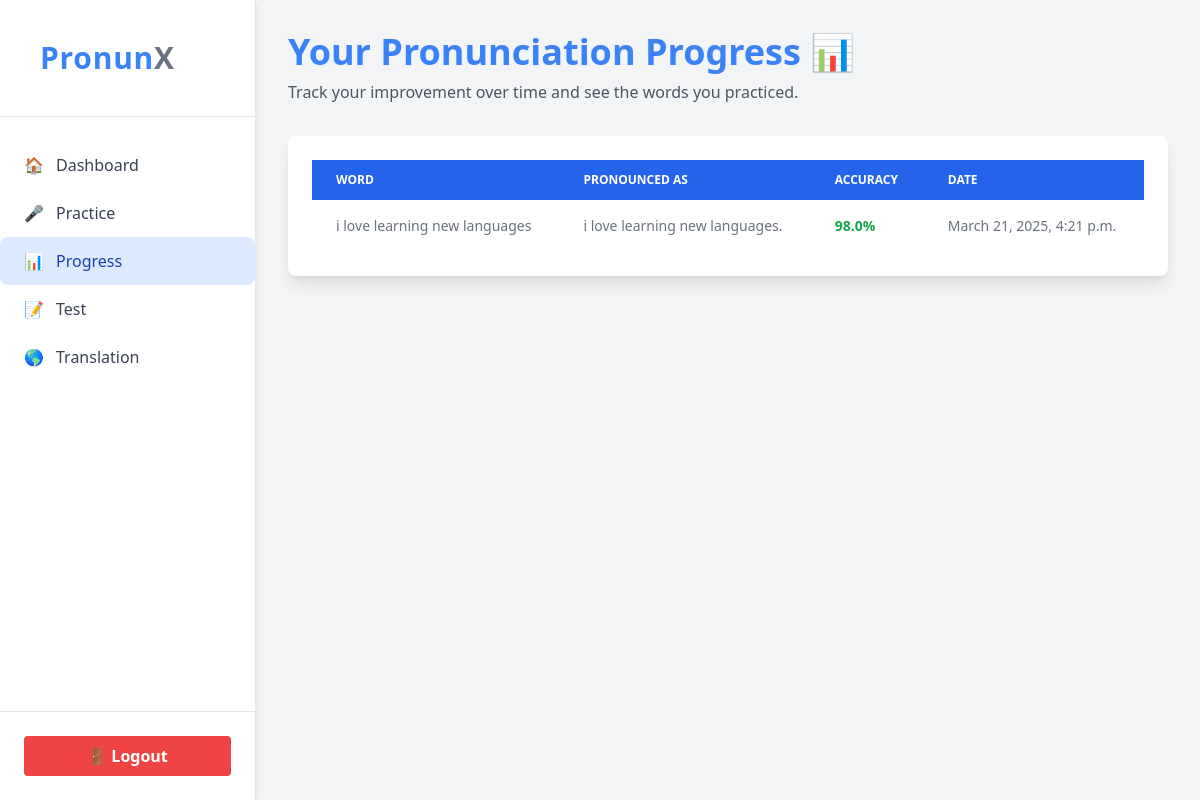
The app's page /progress/ (signed in) with its own data.
### pronunciation/models.py (models this page shows)
class PronunciationRecord(models.Model):
    user = models.ForeignKey(User, on_delete=models.CASCADE)  # Reference the custom User model
    word = models.CharField(max_length=100)
    spoken_word = models.CharField(max_length=100)
    accuracy = models.FloatField(default=100.0)
    timestamp = models.DateTimeField(auto_now_add=True)

### pronunciation/views.py (the view)
# urls.py: path("progress/", views.view_progress, name="progress"),
@login_required
def view_progress(request):
    records = PronunciationRecord.objects.filter(user=request.user).order_by('-timestamp')[:10]
    return render(request, "progress.html", {"records": records})

### templates/progress.html (shortened to what this page needs)
<!DOCTYPE html>
<html lang="en">
<head>
    <script src="https://cdn.tailwindcss.com"></script>
</head>
<body class="bg-gray-100 text-gray-900 font-sans antialiased">
    <div class="min-h-screen flex">
        <aside class="w-64 bg-white shadow-md border-r border-gray-200 flex flex-col">
            <div class="p-10 border-b">
                <h1 class="text-3xl font-bold text-blue-500 tracking-wide">Pronun<span class="text-gray-500">X</span></h1>
            </div>
            <nav class="mt-6 flex-1">
                <a href="/dashboard/" class="flex items-center px-6 py-3 text-gray-700 hover:bg-blue-100 hover:text-blue-800 transition rounded-lg">
                    🏠 <span class="ml-3">Dashboard</span>
                </a>
                <a href="/check_pronunciation/" class="flex items-center px-6 py-3 text-gray-700 hover:bg-blue-100 hover:text-blue-800 transition rounded-lg">
                    🎤 <span class="ml-3">Practice</span>
                </a>
                <a href="/progress/" class="flex items-center px-6 py-3 bg-blue-100 text-blue-800 rounded-lg">
                    📊 <span class="ml-3">Progress</span>
                </a>
                <a href="/test/" class="flex items-center px-6 py-3 text-gray-700 hover:bg-blue-100 hover:text-blue-800 transition rounded-lg">
                    📝 <span class="ml-3">Test</span>
                </a>
                <a href="/translate/" class="flex items-center px-6 py-3 text-gray-700 hover:bg-blue-100 hover:text-blue-800 transition rounded-lg">
                    🌎 <span class="ml-3">Translation</span>
                </a>
            </nav>
            <div class="p-6 border-t">
                <a href="/logout/" class="block w-full text-center bg-red-500 hover:bg-red-600 text-white font-semibold py-2 px-4 rounded transition duration-200">
                    🚪 Logout
                </a>
            </div>
        </aside>
        <main class="flex-1 p-8">
            <div class="mb-8">
                <h2 class="text-4xl font-bold text-blue-500">Your Pronunciation Progress 📊</h2>
                <p class="text-gray-600 mt-2">Track your improvement over time and see the words you practiced.</p>
            </div>
            <div class="bg-white shadow-lg rounded-lg p-6">
                <table class="w-full text-sm text-left text-gray-500">
                    <thead class="text-xs text-white uppercase bg-blue-600">
                        <tr>
                            <th scope="col" class="px-6 py-3">Word</th>
                            <th scope="col" class="px-6 py-3">Pronounced As</th>
                            <th scope="col" class="px-6 py-3">Accuracy</th>
                            <th scope="col" class="px-6 py-3">Date</th>
                        </tr>
                    </thead>
                    <tbody id="progress-body" class="divide-y divide-gray-200">
                        {% for record in records %}
                        <tr class="hover:bg-blue-50 transition">
                            <td class="px-6 py-4">{{ record.word }}</td>
                            <td class="px-6 py-4">{{ record.spoken_word }}</td>
                            <td class="px-6 py-4">
                                <span class="font-semibold {% if record.accuracy >= 80 %}text-green-600{% elif record.accuracy >= 50 %}text-yellow-500{% else %}text-red-500{% endif %}">
                                    {{ record.accuracy }}%
                                </span>
                            </td>
                            <td class="px-6 py-4">{{ record.timestamp }}</td>
                        </tr>
                        {% empty %}
                        <tr>
                            <td colspan="4" class="px-6 py-4 text-center text-gray-500">No progress recorded yet.</td>
                        </tr>
                        {% endfor %}
                    </tbody>
                </table>
            </div>
        </main>
    </div>
</body>
</html>

### records on screen
PronunciationRecord: word "i love learning new languages", spoken_word "i love learning new languages.", accuracy "98.0", timestamp "March 21, 2025, 4:21 p.m."
